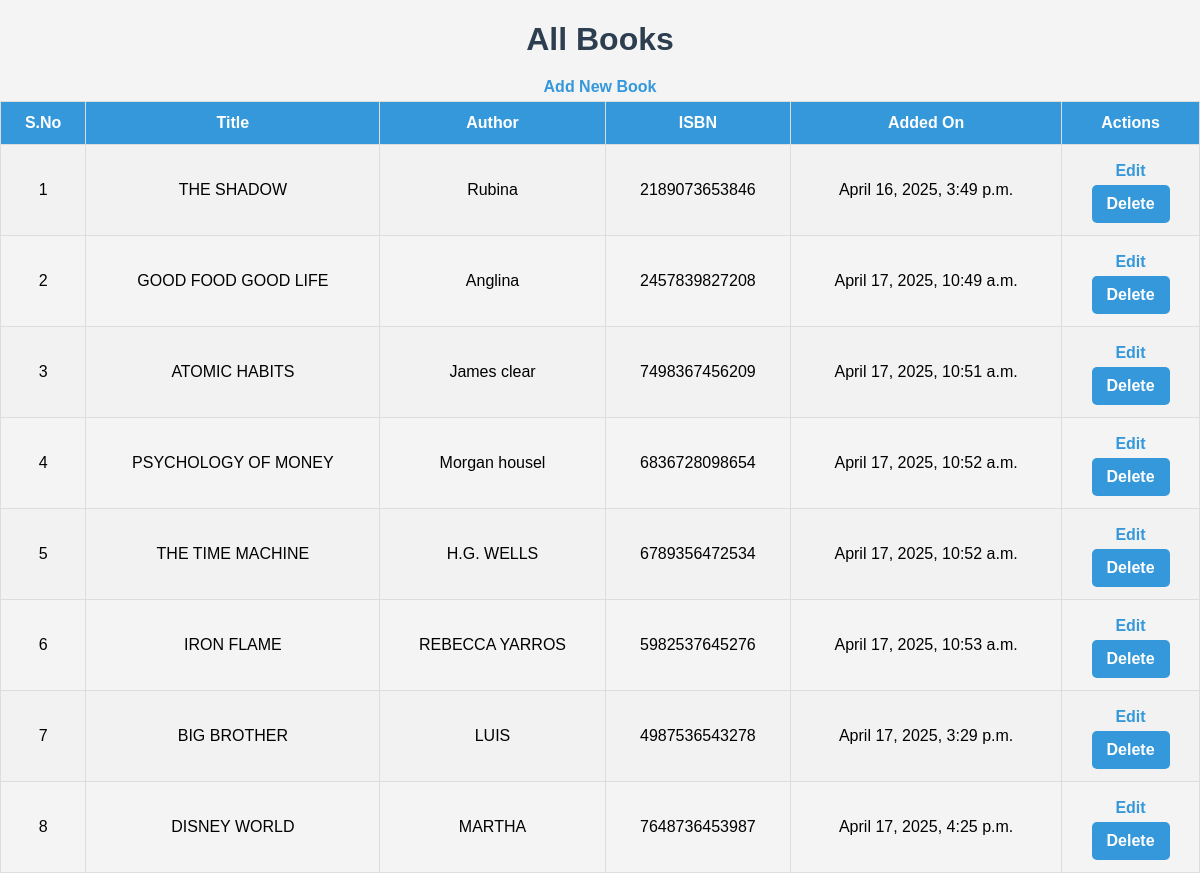
/library/library/books/, run on the app's committed database.
### library_app/models.py (models this page shows)
class Book(models.Model):
    title = models.CharField(max_length=200)
    author = models.CharField(max_length=100)
    isbn = models.CharField(max_length=13, unique=True)
    added_on = models.DateTimeField(auto_now_add=True)

### library_app/views.py (the view)
# urls.py: path('library/books/', views.view_books, name='view_books'),
def view_books(request):
    books = Book.objects.all()
    return render(request, 'view_books.html', {'books': books})

### library_app/templates/view_books.html (shortened to what this page needs)
{%load static%}
<!DOCTYPE html>
<html>
<head>
    <link rel="stylesheet" href="{% static 'css/style.css' %}">
</head>
<body>
    <h1>All Books</h1>
    <a href="{% url 'add_book' %}">Add New Book</a>
    <table border="1">
        <tr>
            <th>S.No</th>
            <th>Title</th>
            <th>Author</th>
            <th>ISBN</th>
            <th>Added On</th>
            <th>Actions</th>
        </tr>
        {% for book in books %}
        <tr>
            <td>{{ forloop.counter }}</td>
            <td>{{ book.title }}</td>
            <td>{{ book.author }}</td>
            <td>{{ book.isbn }}</td>
            <td>{{ book.added_on }}</td>
            <td>
                <a href="{% url 'edit_book' book.id %}">Edit</a>
                <form action="{% url 'delete_book' book.id %}" method="POST" style="display:inline;">
                    <button type="submit" onclick="return confirm('Are you sure?')">Delete</button>
                </form>
            </td>
        </tr>
        {% endfor %}
    </table>
</body>
</html>

### library_app/static/css/style.css (style rules this page uses)
body { background-color: #f4f4f4; font-family: Arial, sans-serif; margin: 0; padding: 0; text-align: center; }
h1, h2 { color: #2c3e50; }
a { display: block; color: #3498db; margin: 5px; text-decoration: none; font-weight: bold; }
button { background-color: #3498db; color: white; padding: 10px 15px; border: none; border-radius: 5px; cursor: pointer; font-weight: bold; font-size: 16px; }
h1 { text-align: center; color: #2c3e50; margin-bottom: 20px; }
table { width: 100%; border-collapse: collapse; font-size: 16px; }
table th, table td { border: 1px solid #ddd; padding: 12px 15px; text-align: center; }
table th { background-color: #3498db; color: white; font-weight: bold; }
table tr:nth-child(even) { background-color: #f2f2f2; }

### data on the page
Book: title "THE SHADOW", author "Rubina", isbn "2189073653846", added_on "April 16, 2025, 3:49 p.m."
Book: title "GOOD FOOD GOOD LIFE", author "Anglina", isbn "2457839827208", added_on "April 17, 2025, 10:49 a.m."
Book: title "ATOMIC HABITS", author "James clear", isbn "7498367456209", added_on "April 17, 2025, 10:51 a.m."
Book: title "PSYCHOLOGY OF MONEY", author "Morgan housel", isbn "6836728098654", added_on "April 17, 2025, 10:52 a.m."
Book: title "THE TIME MACHINE", author "H.G. WELLS", isbn "6789356472534", added_on "April 17, 2025, 10:52 a.m."
Book: title "IRON FLAME", author "REBECCA YARROS", isbn "5982537645276", added_on "April 17, 2025, 10:53 a.m."
Book: title "BIG BROTHER", author "LUIS", isbn "4987536543278", added_on "April 17, 2025, 3:29 p.m."
Book: title "DISNEY WORLD", author "MARTHA", isbn "7648736453987", added_on "April 17, 2025, 4:25 p.m."
